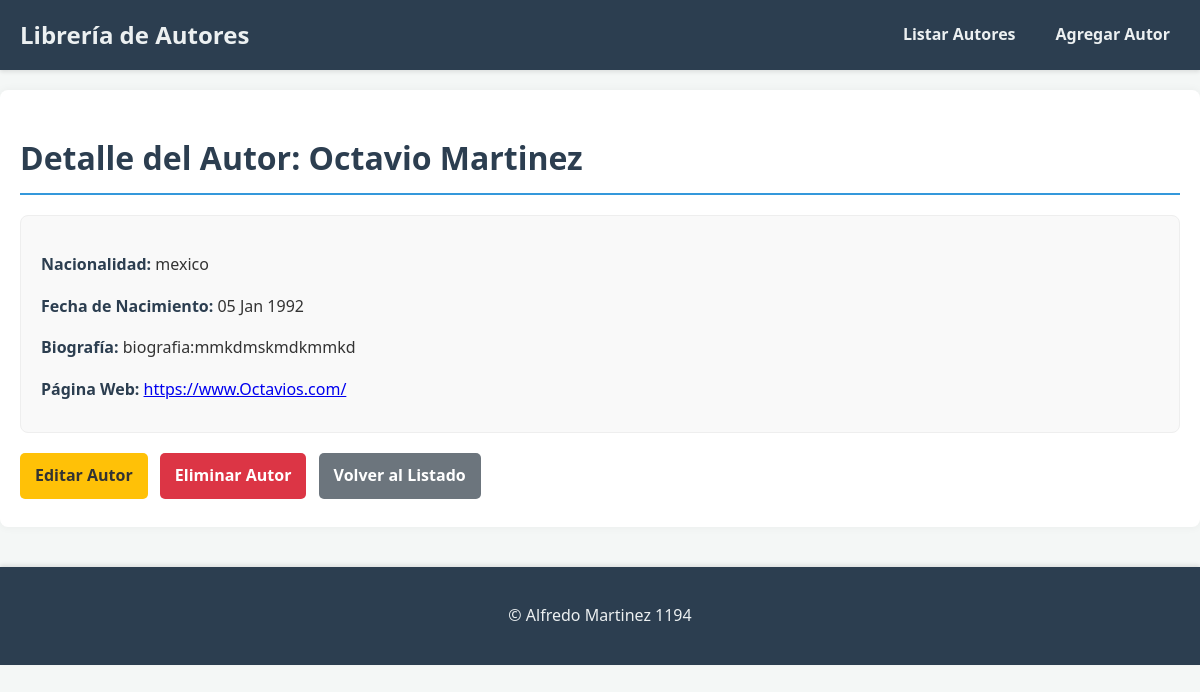
Page /2/ on the committed database.
### app_autores/models.py (models this page shows, shortened)
class Autor(models.Model):
    nombre = models.CharField(max_length=100)
    apellido = models.CharField(max_length=100)
    nacionalidad = models.CharField(max_length=100)
    fecha_nacimiento = models.DateField()
    bibliografia = models.TextField(blank=True, null=True) # Puede ser opcional
    pagina_web = models.URLField(max_length=255, blank=True, null=True) # Puede ser opcional

### app_autores/views.py (the view)
# urls.py: path('<int:autor_id>/', views.ver_autor, name='ver_autor'),
def ver_autor(request, autor_id):
    autor = get_object_or_404(Autor, pk=autor_id)
    return render(request, 'autores/ver_autor.html', {'autor': autor})

### app_autores/templates/autores/ver_autor.html (shortened to what this page needs)
{% extends 'autores/base.html' %}
{% block content %}
    <h1>Detalle del Autor: {{ autor.nombre }} {{ autor.apellido }}</h1>
    <div class="autor-detail">
        <p><strong>Nacionalidad:</strong> {{ autor.nacionalidad }}</p>
        <p><strong>Fecha de Nacimiento:</strong> {{ autor.fecha_nacimiento|date:"d M Y" }}</p>
        {% if autor.bibliografia %}
            <p><strong>Biografía:</strong> {{ autor.bibliografia|linebreaksbr }}</p>
        {% endif %}
        {% if autor.pagina_web %}
            <p><strong>Página Web:</strong> <a href="{{ autor.pagina_web }}" target="_blank">{{ autor.pagina_web }}</a></p>
        {% endif %}
    </div>
    <div class="acciones">
        <a href="{% url 'editar_autor' autor.id %}" class="btn btn-warning">Editar Autor</a>
        <a href="{% url 'eliminar_autor' autor.id %}" class="btn btn-danger">Eliminar Autor</a>
        <a href="{% url 'listar_autores' %}" class="btn btn-secondary">Volver al Listado</a>
    </div>
{% endblock %}

### app_autores/static/css/style.css (style rules this page uses)
body { font-family: 'Segoe UI', Tahoma, Geneva, Verdana, sans-serif; margin: 0; padding: 0; background-color: #f4f7f6; color: #333; line-height: 1.6; }
h1 { color: #2c3e50; border-bottom: 2px solid #3498db; padding-bottom: 10px; margin-bottom: 20px; }
.btn { display: inline-block; padding: 10px 15px; border-radius: 5px; text-decoration: none; color: white; font-weight: bold; text-align: center; cursor: pointer; transition: background-color 0.3s ease; margin-right: 8px; margin-bottom: 8px; }
.btn-warning { background-color: #ffc107; color: #333; }
.btn-danger { background-color: #dc3545; }
.btn-secondary { background-color: #6c757d; }
.autor-detail { background-color: #f9f9f9; border: 1px solid #eee; padding: 20px; border-radius: 8px; margin-bottom: 20px; }
.autor-detail p { margin-bottom: 10px; }
.autor-detail strong { color: #2c3e50; }

### rows in the picture
Autor: nombre "Octavio", apellido "Martinez", nacionalidad "mexico", fecha_nacimiento "05 Jan 1992", bibliografia "biografia:mmkdmskmdkmmkd", pagina_web "https://www.Octavios.com/"
